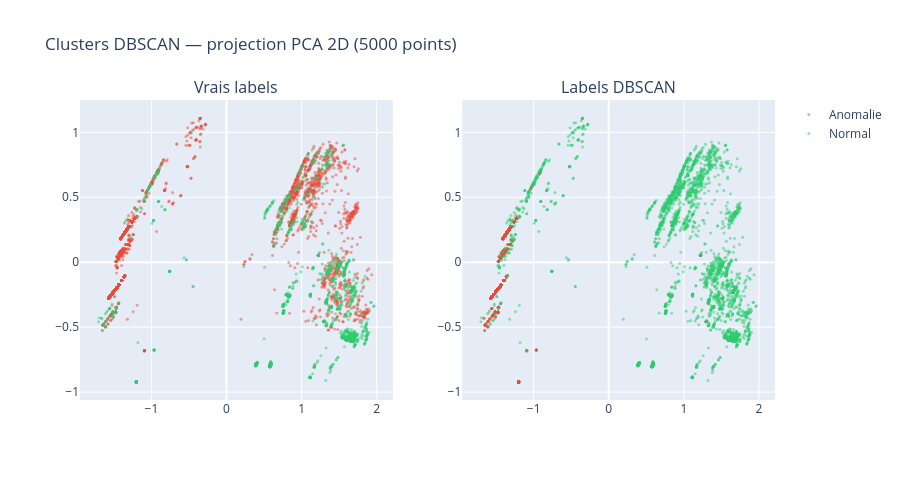

Notebook source saved alongside this figure:
### Markdown cell above
## 8. Visualisations

### 8.1 Clusters DBSCAN en 2D

### Code cell
pca_2d  = PCA(n_components=2, random_state=RANDOM_STATE)
X_2d    = pca_2d.fit_transform(X_sample_pca)
idx_viz = np.random.choice(len(X_2d), min(5000, len(X_2d)), replace=False)

df_viz = pd.DataFrame({
    'PC1':       X_2d[idx_viz, 0],
    'PC2':       X_2d[idx_viz, 1],
    'vrai_label': np.where(y_sample[idx_viz] == 1, 'Anomalie', 'Normal'),
    'dbscan':    np.where(binary_labels[idx_viz] == 1, 'Cluster (anomalie)', 'Bruit (normal)')
})

fig = make_subplots(rows=1, cols=2,
                    subplot_titles=['Vrais labels', 'Labels DBSCAN'])

for i, (col, cmap) in enumerate([
    ('vrai_label', {'Anomalie': '#e74c3c', 'Normal': '#2ecc71'}),
    ('dbscan', {'Cluster (anomalie)': '#e74c3c', 'Bruit (normal)': '#2ecc71'})
], 1):
    for val, color in cmap.items():
        mask = df_viz[col] == val
        fig.add_trace(go.Scatter(x=df_viz[mask]['PC1'], y=df_viz[mask]['PC2'],
                                  mode='markers', name=val, marker=dict(color=color, size=3, opacity=0.5),
                                  showlegend=(i == 1)), row=1, col=i)

fig.update_layout(title='Clusters DBSCAN — projection PCA 2D (5000 points)',
                   height=480)
fig.show()

### Figure 1 — Plotly figure (JSON) as saved in the notebook; plotly's stock layout.template omitted (floating-point values rounded to 4 significant figures; data arrays with more than 128 entries replaced by an {"elided": "..."} marker saying what was removed)
{"data": [{"marker": {"color": "#e74c3c", "opacity": 0.5, "size": 3}, "mode": "markers", "name": "Anomalie", "showlegend": true, "type": "scatter", "x": {"elided": "3472 float values"}, "xaxis": "x", "y": {"elided": "3472 float values"}, "yaxis": "y"}, {"marker": {"color": "#2ecc71", "opacity": 0.5, "size": 3}, "mode": "markers", "name": "Normal", "showlegend": true, "type": "scatter", "x": {"elided": "1528 float values"}, "xaxis": "x", "y": {"elided": "1528 float values"}, "yaxis": "y"}, {"marker": {"color": "#e74c3c", "opacity": 0.5, "size": 3}, "mode": "markers", "name": "Cluster (anomalie)", "showlegend": false, "type": "scatter", "x": {"elided": "2236 float values"}, "xaxis": "x2", "y": {"elided": "2236 float values"}, "yaxis": "y2"}, {"marker": {"color": "#2ecc71", "opacity": 0.5, "size": 3}, "mode": "markers", "name": "Bruit (normal)", "showlegend": false, "type": "scatter", "x": {"elided": "2764 float values"}, "xaxis": "x2", "y": {"elided": "2764 float values"}, "yaxis": "y2"}], "layout": {"annotations": [{"font": {"size": 16}, "showarrow": false, "text": "Vrais labels", "x": 0.225, "xanchor": "center", "xref": "paper", "y": 1, "yanchor": "bottom", "yref": "paper"}, {"font": {"size": 16}, "showarrow": false, "text": "Labels DBSCAN", "x": 0.775, "xanchor": "center", "xref": "paper", "y": 1, "yanchor": "bottom", "yref": "paper"}], "height": 480, "title": {"text": "Clusters DBSCAN — projection PCA 2D (5000 points)"}, "xaxis": {"anchor": "y", "domain": [0, 0.45]}, "xaxis2": {"anchor": "y2", "domain": [0.55, 1]}, "yaxis": {"anchor": "x", "domain": [0, 1]}, "yaxis2": {"anchor": "x2", "domain": [0, 1]}}}
